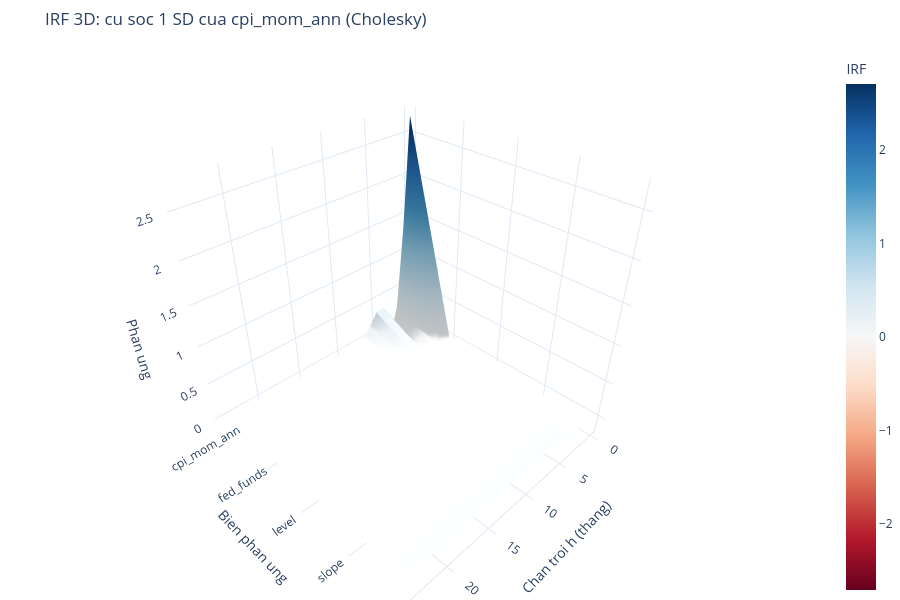

Write notebook code for a chart like this one.
### Code cell
ia.fig_irf_surface(irf_df, 'cpi_mom_ann').show()
